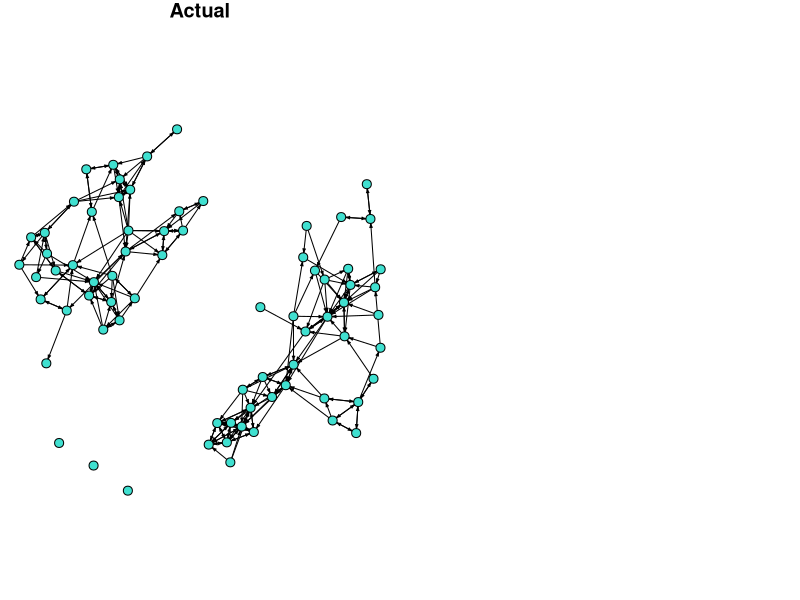

The R script that drew this image: (Note: this script raises an error after producing the figure.)
## Random Networks
## Your Turn 1
#Plot the original and the random networks side by side

#Loading libraries
library(igraph)
library(sna)
library(ggplot2)
data(coleman)

#Transforming the data
coleman<-graph_from_adjacency_matrix(coleman[1,,], mode="directed")
set.seed(4376)
N=73
p=243/5256

#Generating the random network
rnet<-matrix(0,nrow=N,ncol=N)
rnet[1:5,1:5]
for (i in 1:N){
  for (j in 1:N){
    if (i!=j){
      rnet[i,j]=ifelse(runif(1)<p,1,0)
    }
  }
}


#Plotting:
par(mfrow=c(1, 2), mar=c(0,0,1,0))
LO = layout_with_fr(coleman) #Layout
plot(coleman, layout=LO,main="Actual",vertex.label=NA,vertex.size=5, edge.arrow.size=0.2, edge.color="black",vertex.color="turquoise")
plot(g, layout=LO,main="Random",vertex.label=NA,vertex.size=5, edge.arrow.size=0.2, edge.color="black",vertex.color="turquoise")
dev.off()

## Your Turn 2
#Follow the steps from the transitivity example to test whether the level of reciprocity in the friendship network ($r=0.51$) is greater than what you would expect it to be if the network was random. Generate 1000 random networks with the same number of nodes, $N$, and the same probability of any two nodes forming a link, $p$, as those in the observed friendship network. Plot the distribution of the values of reciprocity for these 1000 networks and compare it with the value of $r=0.51$.


#Step i--start with a matrix of 73 unconnected nodes.
N=73 #Set the number of nodes:
p<-243/5256
rec<-rep(NA,1000)

for (k in 1:1000){
  rnet<-matrix(0, nrow=N,ncol=N)
  for (i in 1:N) {
    for (j in 2:N){
      if (i!=j) {
        rnet[i,j]=as.numeric(runif(1)<p)
      }}}
  rec[k]<-reciprocity(graph_from_adjacency_matrix(rnet, mode="directed", weighted=NULL)) #Reciprocity
}
